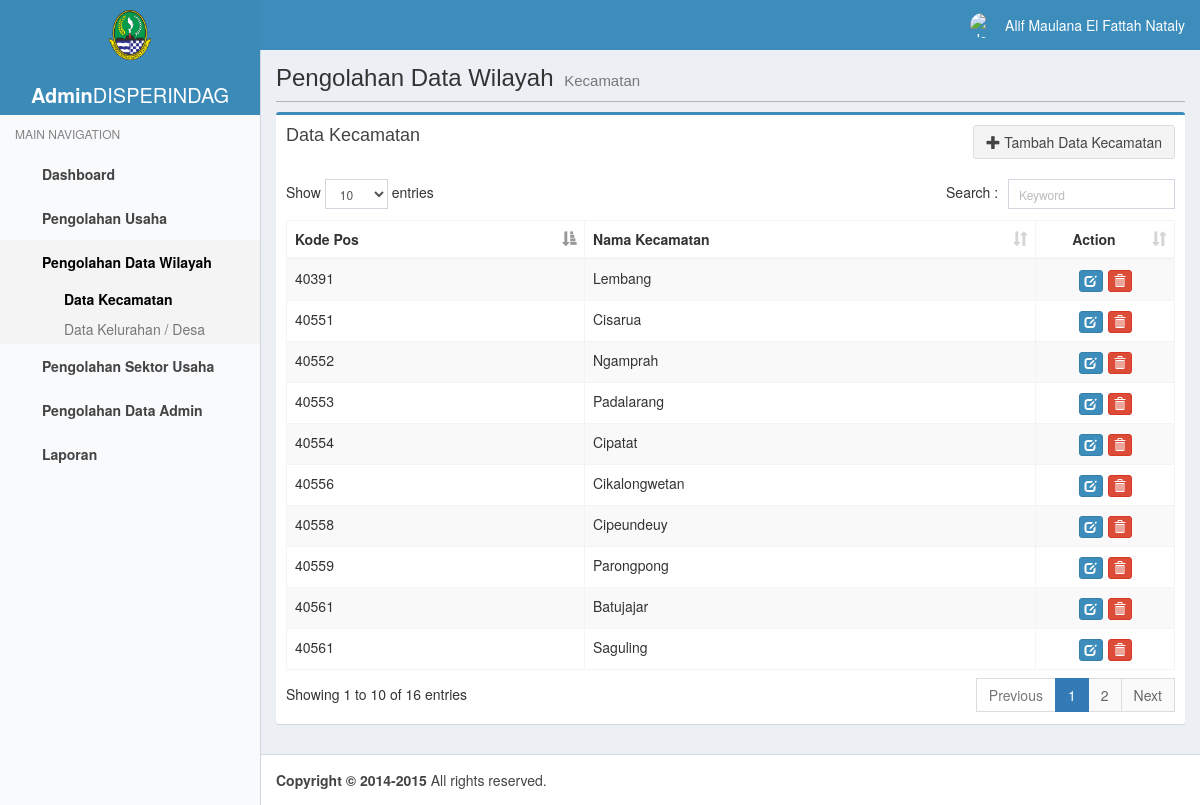
The app's page /admin/kecamatan.php (signed in) with its own data.
### tables this page shows
CREATE TABLE `kecamatan` (
  `idKecamatan` int(11) NOT NULL AUTO_INCREMENT,
  `namaKecamatan` varchar(20) DEFAULT NULL,
  `kodePos` varchar(5) DEFAULT NULL,
  PRIMARY KEY (`idKecamatan`)
);

### admin/includes/koneksi.php (called while the page is built, shortened)
<?php
class Koneksi
{
    private static $servername = 'localhost';
    private static $username = 'root';
    private static $password = '';
    private static $dbname = 'atolmap';
    static private $conn;
    static function getconn()
    {
        if (!static::$conn) {
            static::$conn = new mysqli(static::$servername, static::$username, static::$password, static::$dbname);
        }
        return static::$conn;
    }
}

### admin/model/kecamatan.php (called while the page is built, shortened)
<?php
class kecamatan
{
    function ambilData()
    {
        $sql = "SELECT * FROM kecamatan";
        return Koneksi::getconn()->query($sql);
    }
}

### admin/kecamatan.php (the view, shortened to what this page needs)
<?php
include("includes/koneksi.php");
include("model/kecamatan.php");
$data_kecamatan = new kecamatan();
$data_kecamatan = $data_kecamatan->ambilData();
?>
<!DOCTYPE html>
<html>
<head>
    <?php include("includes/head.php") ?>
    <link href="plugins/datatables/dataTables.bootstrap.css" rel="stylesheet" type="text/css"/>
</head>
<body class="skin-blue-light sidebar-mini fixed">
<div class="wrapper">
    <header class="main-header">
        <a href="../admin/" class="logo">
            <span class="logo-lg">
                <img src="images/logo.png" alt="DISPERINDAG" align="center"/>
                <p><b>Admin</b>DISPERINDAG</p>
            </span>
        </a>
        <nav class="navbar navbar-static-top" role="navigation">
            <a href="#" class="sidebar-toggle" data-toggle="offcanvas" role="button">
            </a>
            <div class="navbar-custom-menu">
                <ul class="nav navbar-nav">
                    <li class="dropdown user user-menu">
                        <a href="#" class="dropdown-toggle" data-toggle="dropdown">
                            <img src="<?php echo $_SESSION['user_photo'] ?>" class="user-image" alt="User Image"/>
                            <span class="hidden-xs"><?php echo $_SESSION['user_name'] ?></span>
                        </a>
                    </li>
                </ul>
            </div>
        </nav>
    </header>
    <aside class="main-sidebar">
        <section class="sidebar">
            <ul class="sidebar-menu">
                <li class="header">MAIN NAVIGATION</li>
                <li>
                    <a href="/tubesatol/admin/">
                        <i class="fa fa-dashboard"></i> <span>Dashboard</span>
                    </a>
                </li>
                <li class="treeview">
                    <a href="#">
                        <i class="fa fa-pie-chart"></i>
                        <span>Pengolahan Usaha</span>
                        <i class="fa fa-angle-left pull-right"></i>
                    </a>
                </li>
                <li class="treeview active">
                    <a href="#">
                        <i class="fa fa-pie-chart"></i>
                        <span>Pengolahan Data Wilayah</span>
                        <i class="fa fa-angle-left pull-right"></i>
                    </a>
                    <ul class="treeview-menu">
                        <li class="active"><a href="kecamatan.php"><i class="fa fa-circle-o"></i> Data Kecamatan</a>
                        </li>
                        <li><a href="kelurahan.php"><i class="fa fa-circle-o"></i> Data Kelurahan / Desa</a></li>
                    </ul>
                </li>
                <li>
                    <a href="sektorusaha.php">
                        <i class="fa fa-dashboard"></i> <span>Pengolahan Sektor Usaha</span>
                    </a>
                </li>
                <li>
                    <a href="sektorusaha.php">
                        <i class="fa fa-dashboard"></i> <span>Pengolahan Data Admin</span>
                    </a>
                </li>
                <li>
                    <a href="#">
                        <i class="fa fa-dashboard"></i> <span>Laporan</span>
                    </a>
                </li>
            </ul>
        </section>
    </aside>
    <div class="content-wrapper">
        <section class="content-header">
            <h1>
                Pengolahan Data Wilayah
                <small>Kecamatan</small>
            </h1>
            <hr/>
        </section>
        <section class="content">
            <div class="row">
                <div class="col-xs-12">
                    <div class="box box-primary">
                        <div class="box-header">
                            <h3 class="box-title">Data Kecamatan</h3>
                            <button data-toggle="modal" data-target="#modalTambahKecamatan" style="cursor:pointer"
                                    type="submit" class="btn btn-default pull-right">
                                <span class="glyphicon glyphicon-plus"></span> Tambah Data Kecamatan
                            </button>
                        </div>
                        <div class="box-body">
                            <table id="dataKecamatan" class="table table-bordered table-striped">
                                <thead>
                                <tr>
                                    <th>Kode Pos</th>
                                    <th>Nama Kecamatan</th>
                                    <th width="100px">
                                        <div align="center">Action</div>
                                    </th>
                                </tr>
                                </thead>
                                <tbody>
                                <?php
                                while ($kecamatan = $data_kecamatan->fetch_object()) {
                                    ?>
                                    <tr>
                                        <td><?php echo $kecamatan->kodePos; ?></td>
                                        <td><?php echo $kecamatan->namaKecamatan; ?></td>
                                        <td align="center">
                                            <div class="input-group inline">
                                                <button data-toggle="modal" data-target="#modalUbahKecamatan"
                                                        style="cursor:pointer" type="submit"
                                                        data-id="<?php echo $kecamatan->idKecamatan; ?>"
                                                        data-kodepos="<?php echo $kecamatan->kodePos; ?>"
                                                        data-namakecamatan="<?php echo $kecamatan->namaKecamatan; ?>"
                                                        class="btn btn-primary btn-xs">
                                                    <span class="glyphicon glyphicon-edit"></span>
                                                </button>
                                                <button data-toggle="modal" data-target="#modalHapus"
                                                        data-id="<?php echo $kecamatan->idKecamatan; ?>"
                                                        style="margin-left: 5px; cursor:pointer" type="submit"
                                                        class="btn btn-danger btn-xs">
                                                    <span class="glyphicon glyphicon-trash"></span>
                                                </button>
                                            </div>
                                        </td>
                                    </tr>
                                <?php
                                }
                                ?>
                                </tbody>
                            </table>
                        </div>
                    </div>
                </div>
            </div>
        </section>
    </div>
    <footer class="main-footer">
        <strong>Copyright &copy; 2014-2015</strong> All rights reserved.
    </footer>
</div>
</body>
</html>

### admin/user_css/admin.css (style rules this page uses)
.content-header hr { margin-top: 10px; margin-bottom: 0px; border-top: 1px solid #B3B3B3; }
.main-footer { background: #fff; padding: 5px; padding-left: 15px; color: #444; border-top: 1px solid #d2d6de; }
.logo-lg img { height: 50px; margin: 10px; }

### records on screen
kecamatan: kodePos "40391", namaKecamatan "Lembang"
kecamatan: kodePos "40551", namaKecamatan "Cisarua"
kecamatan: kodePos "40552", namaKecamatan "Ngamprah"
kecamatan: kodePos "40553", namaKecamatan "Padalarang"
kecamatan: kodePos "40554", namaKecamatan "Cipatat"
kecamatan: kodePos "40556", namaKecamatan "Cikalongwetan"
kecamatan: kodePos "40558", namaKecamatan "Cipeundeuy"
kecamatan: kodePos "40559", namaKecamatan "Parongpong"
kecamatan: kodePos "40561", namaKecamatan "Batujajar"
kecamatan: kodePos "40561", namaKecamatan "Saguling"

### other values on screen
$_SESSION['user_name'] "Alif Maulana El Fattah Nataly"
